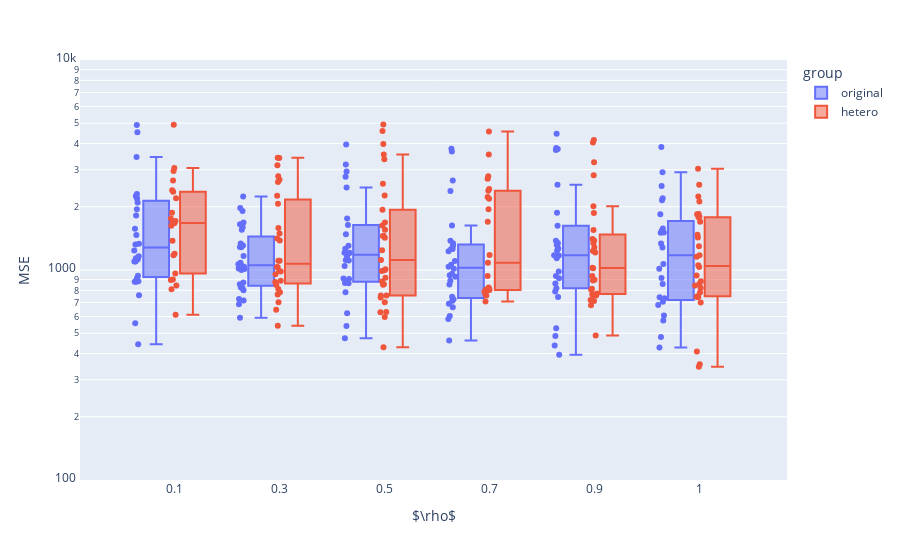

Notebook source saved alongside this figure:
### Code cell
fig = px.box(runs_df, x="rho", y="test_loss",
            #  facet_col="data_size",
             log_y=True, points="all", boxmode="overlay"
             category_orders = {'rho': [0.1, 0.3, 0.5, 0.7, 0.9], 'data_size': [1000, 5000, 10000]},
             labels = {'rho': r'$\rho$', 'data_size': 'Data Size', 'test_loss': 'MSE'})
# fig.update_layout(width=10)
# fig.update_layout(boxgap=0)
fig.update_xaxes(type='category')
fig.update_traces(quartilemethod="exclusive")
fig.update_yaxes(range = [2,4])
fig.show()
fig.write_image("images/demand_original.pdf")

### Figure 1 — Plotly figure (JSON) as saved in the notebook; plotly's stock layout.template omitted (floating-point values rounded to 4 significant figures; data arrays with more than 128 entries replaced by an {"elided": "..."} marker saying what was removed)
{"data": [{"alignmentgroup": "True", "boxpoints": "all", "hovertemplate": "group=original<br>$\\rho$=%{x}<br>MSE=%{y}<extra></extra>", "legendgroup": "original", "marker": {"color": "#636efa"}, "name": "original", "notched": false, "offsetgroup": "original", "orientation": "v", "quartilemethod": "exclusive", "showlegend": true, "type": "box", "x": {"elided": "162 float values"}, "x0": " ", "xaxis": "x", "y": {"elided": "162 float values"}, "y0": " ", "yaxis": "y"}, {"alignmentgroup": "True", "boxpoints": "all", "hovertemplate": "group=hetero<br>$\\rho$=%{x}<br>MSE=%{y}<extra></extra>", "legendgroup": "hetero", "marker": {"color": "#EF553B"}, "name": "hetero", "notched": false, "offsetgroup": "hetero", "orientation": "v", "quartilemethod": "exclusive", "showlegend": true, "type": "box", "x": {"elided": "162 float values"}, "x0": " ", "xaxis": "x", "y": {"elided": "162 float values"}, "y0": " ", "yaxis": "y"}], "layout": {"boxmode": "group", "legend": {"title": {"text": "group"}, "tracegroupgap": 0}, "margin": {"t": 60}, "xaxis": {"anchor": "y", "categoryarray": [0.1, 0.3, 0.5, 0.7, 0.9], "categoryorder": "array", "domain": [0, 1], "title": {"text": "$\\rho$"}, "type": "category"}, "yaxis": {"anchor": "x", "domain": [0, 1], "range": [2, 4], "title": {"text": "MSE"}, "type": "log"}}}
